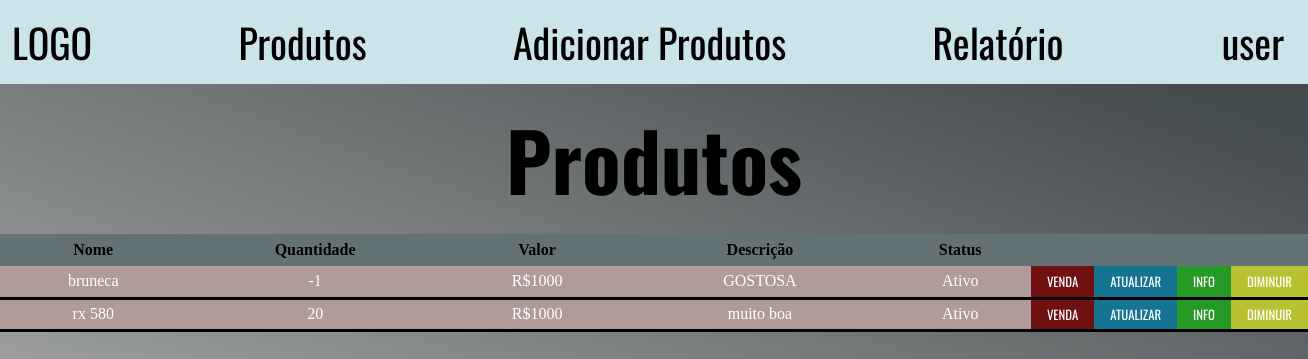
The app's page /Produtos/ (signed in) with its own data.
### algus/models.py (models this page shows, shortened)
class Produtos(models.Model):
    user = models.ForeignKey(User, on_delete=models.CASCADE)
    nome = models.CharField(max_length=255)
    quantidade = models.IntegerField()
    valor = models.IntegerField()
    descricao = models.TextField(blank=True)
    status = models.BooleanField(default=True)
    class Meta:
        verbose_name_plural = ('Produtos')

### algus/views.py (the view)
# urls.py: path('Produtos/', views.prod, name ='produto'),
def prod(request):
    produtos = Produtos.objects.all().filter(user_id =request.user.id).order_by('nome')
    return render(request, 'paginas/produtos.html', {'produtos': produtos})

### algus/templates/paginas/produtos.html
{%extends 'baseout.html'%}
{%block 'out'%}
    <main>
        <h1>Produtos</h1>
        <table>
            <thead>
                <tr>
                    <th>Nome</th>
                    <th>Quantidade</th>
                    <th>Valor</th>
                    <th>Descrição</th>
                    <th>Status</th>
                    <th></th>
                    <th></th>
                    <th></th>
                    <th></th>
                </tr>
            </thead>
            <tbody>
                {% for produto in produtos%}
                <tr>
                    <td>{{produto.nome}}</td>
                    <td>{{produto.quantidade}}</td>
                    <td>R${{produto.valor}}</td>
                    <td>{{produto.descricao}}</td>
                    {% if produto.status == True%}
                    <td>Ativo</td>
                    {%else%}
                    <td>Inativo</td>
                    {%endif%}
                    <td class="btn"><a href="{%url 'excluir' produto.id%}">Venda</a></td>
                    <td class="btn1"><a href="{%url 'editar' produto.id%}">Atualizar</a></td>
                    <td class="btn2"><a href="{%url 'info' produto.id%}">Info</a></td>
                    <td class="btn3"><a href="{%url 'diminuir' produto.id%}">Diminuir</a></td>
                </tr>
                {%endfor%}
            </tbody>
        </table>
    </main>
{%endblock%}

### templates/baseout.html (shortened to what this page needs)
{%load static%}
<!DOCTYPE html>
<html lang="pt-bt">
<head>
    <link rel="stylesheet" href="style.css">
    <link rel="stylesheet" href="{%static 'css/style.css' %}">
</head>
<body>
    <header>
        <div class="nav">
            <ul>
                <li>
                    <a>LOGO</a>
                    <a href="{%url 'produto'%}">Produtos</a>
                    <a href="{%url 'criar'%}">Adicionar Produtos</a>
                    <a href="{%url 'rell'%}">Relatório</a>
                    <div class="details">
                        <a>{{user.username}}</a>
                    </div>
                </li>
            </ul>
        </div>
    </header>
{%block 'out'%}
{%endblock%}
</body>
</html>

### templates/static/css/style.css (style rules this page uses)
* { padding: 0px; margin: 0px; outline: none; box-sizing: border-box; }
body { height: 100vh; background-color: #c2c2c2; background: linear-gradient(20deg, #c2c2c2 10%, #444b4d 90%); overflow-x: hidden; }
header { background-color: #CBE4EA; width: 100%; }
li { display: flex; justify-content: space-between; }
a { text-decoration: none; color: black; font-size: 2.5em; margin: 12px; font-family: 'Oswald', sans-serif; }
h1 { font-size: 5em; text-align: center; margin: 0.2em; font-family: 'Oswald', sans-serif; }
.details { margin: 12px; }
table { width: 100%; border-collapse: collapse; background-color: #AF9C98; }
table > tbody > tr > td a { font-size: 22px; margin: 6px; border: none; }
table > tbody > tr > td { padding: 4px; }
thead { background-color: #657275; }
.btn, .btn1, .btn2, .btn3 { width: 50px; height: 32px; background-color: rgb(112, 17, 17); color: white; margin: 12px; }
.btn1 { background-color: rgb(20, 116, 145); }
.btn2 { background-color: rgb(39, 153, 39); }
.btn3 { background-color: rgb(184, 194, 49); }
.btn a, .btn1 a , .btn2 a , .btn3 a { color: white; padding: 6px; text-transform: uppercase; font-size: 0.8rem; }
tr { text-align: center; height: 32px; }
td { border-bottom: solid black; color: white; }
.details > a { user-select: none; }

### records on screen
Produtos: nome "bruneca", quantidade "-1", valor "1000", descricao "GOSTOSA", status "Ativo"
Produtos: nome "rx 580", quantidade "20", valor "1000", descricao "muito boa", status "Ativo"

### other values on screen
{{ user.username }} "user"
